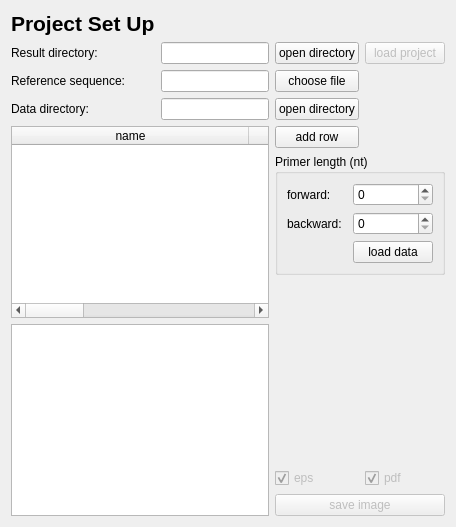
      <widget class="QWidget" name="selectDataPage">
       <layout class="QGridLayout" name="gridLayout_3">
        <item row="5" column="2" colspan="2">
         <widget class="QGroupBox" name="groupBox">
          <property name="title">
           <string>Primer length (nt)</string>
          </property>
          <layout class="QGridLayout" name="gridLayout_6">
           <item row="1" column="1">
            <widget class="QSpinBox" name="cutBackSpinBox">
             <property name="sizePolicy">
              <sizepolicy hsizetype="Minimum" vsizetype="Minimum">
               <horstretch>0</horstretch>
               <verstretch>0</verstretch>
              </sizepolicy>
             </property>
            </widget>
           </item>
           <item row="0" column="1">
            <widget class="QSpinBox" name="cutFrontSpinBox">
             <property name="sizePolicy">
              <sizepolicy hsizetype="Minimum" vsizetype="Minimum">
               <horstretch>0</horstretch>
               <verstretch>0</verstretch>
              </sizepolicy>
             </property>
            </widget>
           </item>
           <item row="0" column="0">
            <widget class="QLabel" name="label_9">
             <property name="sizePolicy">
              <sizepolicy hsizetype="Minimum" vsizetype="Minimum">
               <horstretch>0</horstretch>
               <verstretch>0</verstretch>
              </sizepolicy>
             </property>
             <property name="text">
              <string>forward:</string>
             </property>
            </widget>
           </item>
           <item row="1" column="0">
            <widget class="QLabel" name="label_10">
             <property name="sizePolicy">
              <sizepolicy hsizetype="Minimum" vsizetype="Minimum">
               <horstretch>0</horstretch>
               <verstretch>0</verstretch>
              </sizepolicy>
             </property>
             <property name="text">
              <string>backward:</string>
             </property>
            </widget>
           </item>
           <item row="2" column="1">
            <widget class="QPushButton" name="loadDataPushButton">
             <property name="sizePolicy">
              <sizepolicy hsizetype="Minimum" vsizetype="Minimum">
               <horstretch>0</horstretch>
               <verstretch>0</verstretch>
              </sizepolicy>
             </property>
             <property name="text">
              <string>load data</string>
             </property>
            </widget>
           </item>
          </layout>
          <zorder>label_9</zorder>
          <zorder>cutFrontSpinBox</zorder>
          <zorder>label_10</zorder>
          <zorder>cutBackSpinBox</zorder>
          <zorder>loadDataPushButton</zorder>
         </widget>
        </item>
        <item row="0" column="0">
         <widget class="QLabel" name="label_13">
          <property name="sizePolicy">
           <sizepolicy hsizetype="Preferred" vsizetype="Fixed">
            <horstretch>0</horstretch>
            <verstretch>0</verstretch>
           </sizepolicy>
          </property>
          <property name="font">
           <font>
            <pointsize>16</pointsize>
            <weight>75</weight>
            <bold>true</bold>
           </font>
          </property>
          <property name="accessibleName">
           <string>0</string>
          </property>
          <property name="text">
           <string>Project Set Up</string>
          </property>
         </widget>
        </item>
        <item row="6" column="2">
         <spacer name="verticalSpacer_2">
          <property name="orientation">
           <enum>Qt::Vertical</enum>
          </property>
          <property name="sizeHint" stdset="0">
           <size>
            <width>20</width>
            <height>40</height>
           </size>
          </property>
         </spacer>
        </item>
        <item row="1" column="2">
         <widget class="QPushButton" name="resultDirPushButton">
          <property name="sizePolicy">
           <sizepolicy hsizetype="Minimum" vsizetype="Minimum">
            <horstretch>0</horstretch>
            <verstretch>0</verstretch>
           </sizepolicy>
          </property>
          <property name="text">
           <string>open directory</string>
          </property>
         </widget>
        </item>
        <item row="4" column="2">
         <widget class="QPushButton" name="addRowPushButton">
          <property name="sizePolicy">
           <sizepolicy hsizetype="Minimum" vsizetype="Minimum">
            <horstretch>0</horstretch>
            <verstretch>0</verstretch>
           </sizepolicy>
          </property>
          <property name="text">
           <string>add row</string>
          </property>
         </widget>
        </item>
        <item row="3" column="2">
         <widget class="QPushButton" name="dataDirPushButton">
          <property name="sizePolicy">
           <sizepolicy hsizetype="Minimum" vsizetype="Minimum">
            <horstretch>0</horstretch>
            <verstretch>0</verstretch>
           </sizepolicy>
          </property>
          <property name="text">
           <string>open directory</string>
          </property>
         </widget>
        </item>
        <item row="1" column="1">
         <widget class="QLineEdit" name="resultDirLineEdit"/>
        </item>
        <item row="2" column="0">
         <widget class="QLabel" name="referenceLabel">
          <property name="text">
           <string>Reference sequence:</string>
          </property>
         </widget>
        </item>
        <item row="2" column="2">
         <widget class="QPushButton" name="referencePushButton">
          <property name="sizePolicy">
           <sizepolicy hsizetype="Minimum" vsizetype="Minimum">
            <horstretch>0</horstretch>
            <verstretch>0</verstretch>
           </sizepolicy>
          </property>
          <property name="text">
           <string>choose file</string>
          </property>
         </widget>
        </item>
        <item row="1" column="0">
         <widget class="QLabel" name="resultsLabel">
          <property name="text">
           <string>Result directory:</string>
          </property>
         </widget>
        </item>
        <item row="3" column="0">
         <widget class="QLabel" name="dataLabel">
          <property name="text">
           <string>Data directory:</string>
          </property>
         </widget>
        </item>
        <item row="4" column="0" rowspan="5" colspan="2">
         <layout class="QVBoxLayout" name="tableVerticalLayout">
          <property name="sizeConstraint">
           <enum>QLayout::SetMinAndMaxSize</enum>
          </property>
          <item>
           <widget class="QTableWidget" name="dataTableWidget">
            <property name="sizePolicy">
             <sizepolicy hsizetype="Expanding" vsizetype="Fixed">
              <horstretch>0</horstretch>
              <verstretch>0</verstretch>
             </sizepolicy>
            </property>
            <property name="minimumSize">
             <size>
              <width>0</width>
              <height>0</height>
             </size>
            </property>
            <property name="autoScroll">
             <bool>true</bool>
            </property>
            <property name="autoScrollMargin">
             <number>0</number>
            </property>
            <property name="tabKeyNavigation">
             <bool>false</bool>
            </property>
            <property name="selectionMode">
             <enum>QAbstractItemView::NoSelection</enum>
            </property>
            <property name="rowCount">
             <number>0</number>
            </property>
            <property name="columnCount">
             <number>4</number>
            </property>
            <attribute name="horizontalHeaderDefaultSectionSize">
             <number>237</number>
            </attribute>
            <column>
             <property name="text">
              <string>name</string>
             </property>
            </column>
            <column>
             <property name="text">
              <string>wild type library</string>
             </property>
            </column>
            <column>
             <property name="text">
              <string>mutant library</string>
             </property>
            </column>
            <column>
             <property name="text">
              <string/>
             </property>
            </column>
           </widget>
          </item>
          <item>
           <widget class="QGraphicsView" name="sanityGraphicsView">
            <property name="sizePolicy">
             <sizepolicy hsizetype="MinimumExpanding" vsizetype="MinimumExpanding">
              <horstretch>0</horstretch>
              <verstretch>0</verstretch>
             </sizepolicy>
            </property>
           </widget>
          </item>
         </layout>
        </item>
        <item row="3" column="1">
         <widget class="QLineEdit" name="dataDirLineEdit"/>
        </item>
        <item row="1" column="3">
         <widget class="QPushButton" name="loadProjectPushButton">
          <property name="enabled">
           <bool>false</bool>
          </property>
          <property name="sizePolicy">
           <sizepolicy hsizetype="Minimum" vsizetype="Minimum">
            <horstretch>0</horstretch>
            <verstretch>0</verstretch>
           </sizepolicy>
          </property>
          <property name="text">
           <string>load project</string>
          </property>
         </widget>
        </item>
        <item row="2" column="1">
         <widget class="QLineEdit" name="referenceLineEdit"/>
        </item>
        <item row="8" column="2" colspan="2">
         <widget class="QPushButton" name="saveSanityPushButton">
          <property name="enabled">
           <bool>false</bool>
          </property>
          <property name="sizePolicy">
           <sizepolicy hsizetype="Minimum" vsizetype="Minimum">
            <horstretch>0</horstretch>
            <verstretch>0</verstretch>
           </sizepolicy>
          </property>
          <property name="text">
           <string>save image</string>
          </property>
         </widget>
        </item>
        <item row="7" column="2">
         <widget class="QCheckBox" name="epsSanityCheckBox">
          <property name="enabled">
           <bool>false</bool>
          </property>
          <property name="text">
           <string>eps</string>
          </property>
          <property name="checked">
           <bool>true</bool>
          </property>
         </widget>
        </item>
        <item row="7" column="3">
         <widget class="QCheckBox" name="pdfSanityCheckBox">
          <property name="enabled">
           <bool>false</bool>
          </property>
          <property name="text">
           <string>pdf</string>
          </property>
          <property name="checked">
           <bool>true</bool>
          </property>
         </widget>
        </item>
       </layout>
      </widget>
